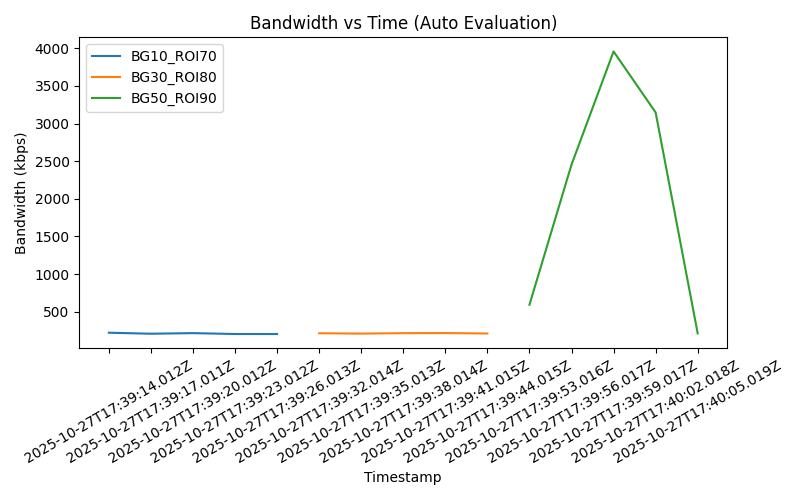
#> input picture bandwidth_vs_time.png, 800 x 500 px, given in place of the camera
$ python capture_roi_analysis.py
#> lines starting #> are read from the running program, lines starting #| are printed output that depends on the picture
import cv2
import numpy as np

# ==== SETTINGS ====
ROI_QUALITY = 80
BG_QUALITY = 20
ROI_BOX = (100, 100, 300, 300)  # (x, y, w, h)
# ===================

cap = cv2.VideoCapture(0)

ret, frame = cap.read()
#> frame is the input picture: shape (500, 800, 3); mean B, G, R 245.4, 245.8, 245.5
if not ret:
    print("Cannot capture frame from camera")
    exit()

original = frame.copy()

# ====== ROI Mask ======
x, y, w, h = ROI_BOX
mask = np.zeros(frame.shape[:2], dtype="uint8")
mask[y:y+h, x:x+w] = 255  # ROI region

# ====== Compress ROI (High Quality) ======
encode_param = [int(cv2.IMWRITE_JPEG_QUALITY), ROI_QUALITY]
_, roi_encoded = cv2.imencode(".jpg", frame, encode_param)
roi_high = cv2.imdecode(roi_encoded, cv2.IMREAD_COLOR)

# ====== Compress Background (Low Quality) ======
encode_param = [int(cv2.IMWRITE_JPEG_QUALITY), BG_QUALITY]
_, bg_encoded = cv2.imencode(".jpg", frame, encode_param)
bg_low = cv2.imdecode(bg_encoded, cv2.IMREAD_COLOR)

# ====== Merge ROI + Background ======
final = bg_low.copy()
final[mask == 255] = roi_high[mask == 255]

# ====== Draw ROI Bounding Box ======
final_with_box = final.copy()
cv2.rectangle(final_with_box, (x, y), (x+w, y+h), (0, 255, 0), 3)
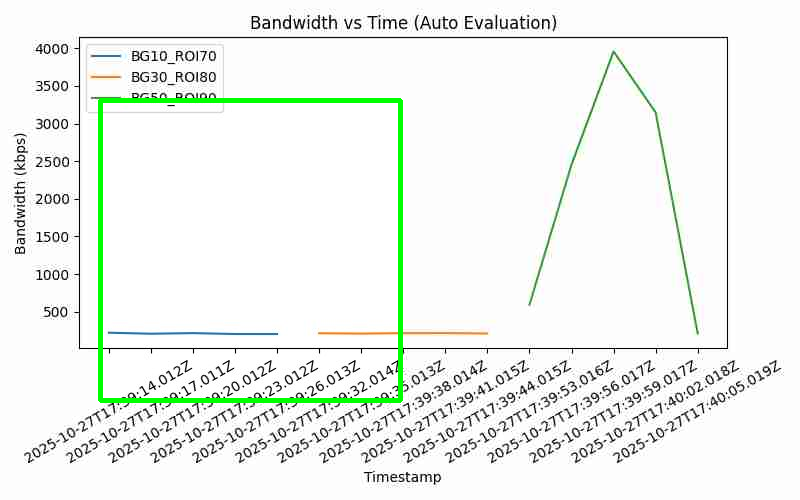
#> final_with_box: shape (500, 800, 3); mean B, G, R 239.5, 243.7, 239.6

# ====== Artifact Heatmap (Difference Map) ======
diff = cv2.absdiff(original, final)
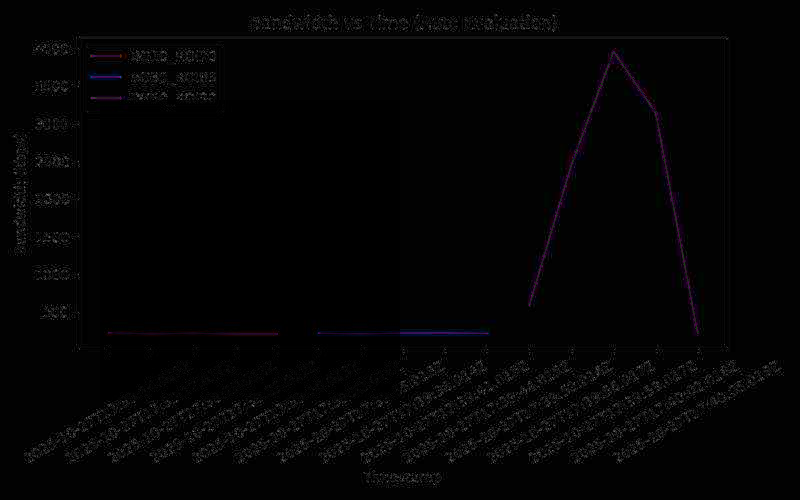
#> diff: shape (500, 800, 3); mean B, G, R 4.2, 3.9, 4.1
diff_gray = cv2.cvtColor(diff, cv2.COLOR_BGR2GRAY)

# Apply color heatmap (JET colormap)
heatmap = cv2.applyColorMap(diff_gray, cv2.COLORMAP_JET)
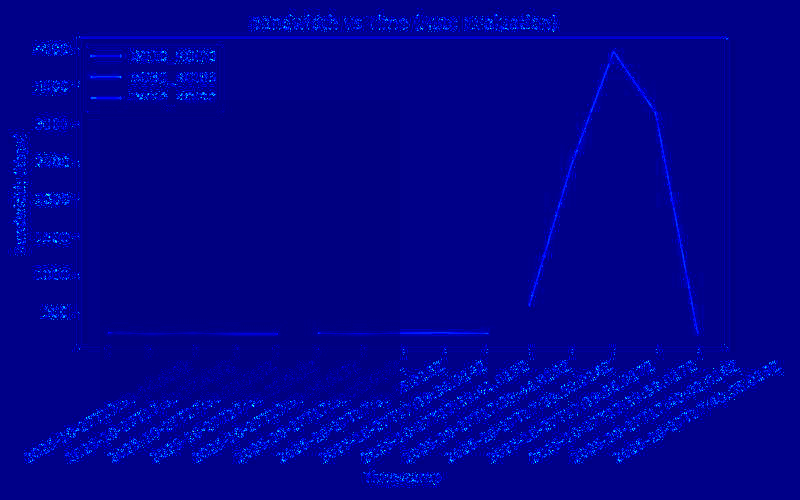
#> heatmap: shape (500, 800, 3); mean B, G, R 142.1, 1.8, 0

# Blend heatmap with original frame (for visualization)
heatmap_overlay = cv2.addWeighted(original, 0.5, heatmap, 0.5, 0)
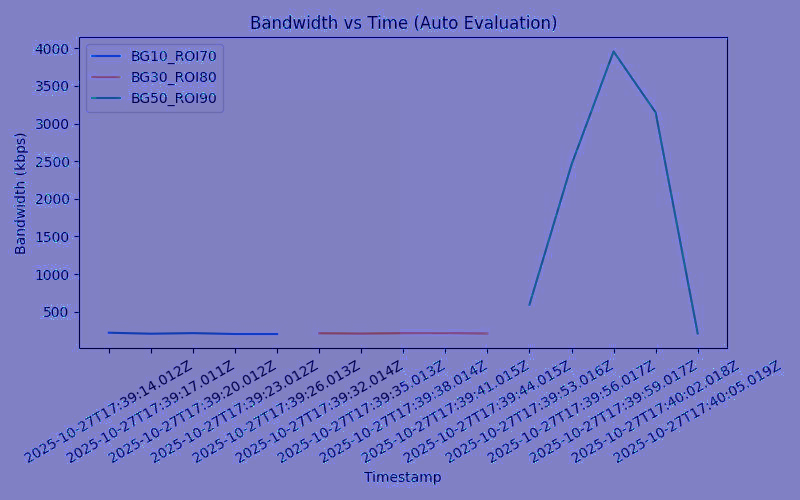
#> heatmap_overlay: shape (500, 800, 3); mean B, G, R 194.2, 124.3, 123.2

# ====== Save Files ======
cv2.imwrite("original.jpg", original)
cv2.imwrite("roi_high_quality.jpg", roi_high)
cv2.imwrite("background_low_quality.jpg", bg_low)
cv2.imwrite("compressed_final.jpg", final)
cv2.imwrite("compressed_with_box.jpg", final_with_box)
cv2.imwrite("artifact_heatmap.png", heatmap)
cv2.imwrite("artifact_overlay.png", heatmap_overlay)

print(" Images saved:")
print(" - original.jpg")
print(" - roi_high_quality.jpg")
print(" - background_low_quality.jpg")
print(" - compressed_final.jpg")
print(" - compressed_with_box.jpg   (ROI bounding box)")
print(" - artifact_heatmap.png      (heatmap only)")
print(" - artifact_overlay.png      (heatmap blended with original)\n")

cap.release()
